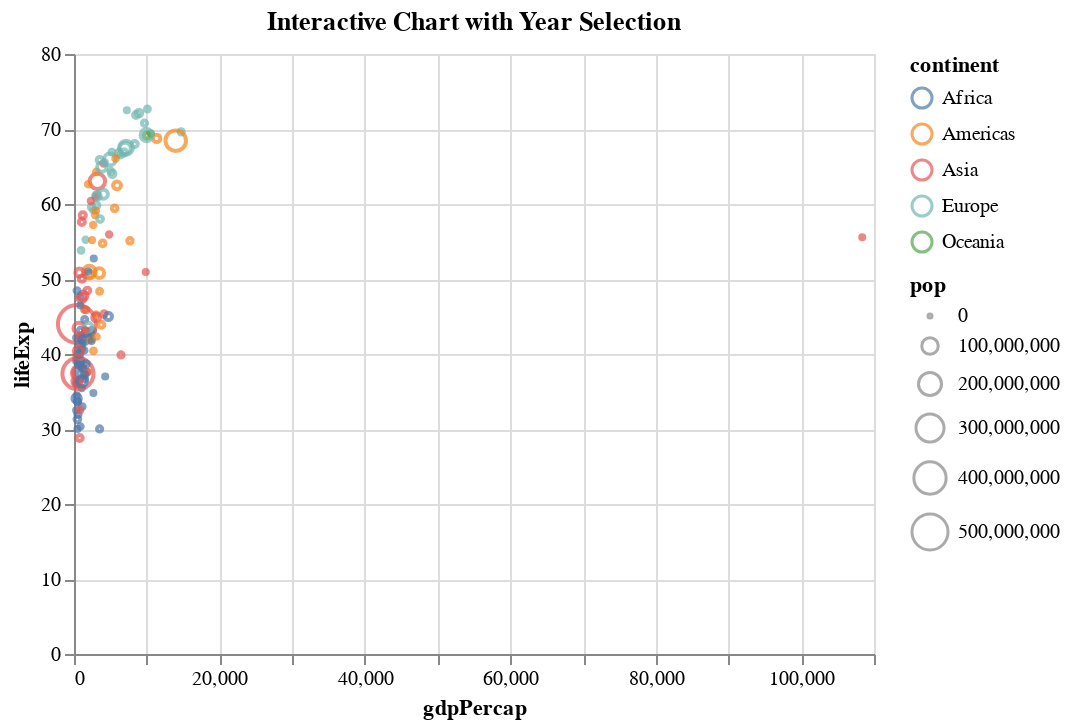

Source (notebook cell):
### Code cell
import altair as alt

selection = alt.selection_single(fields=['year'], bind='legend', init={'year': 1952})

alt.Chart(df).mark_point().encode(
    x='gdpPercap',
    y='lifeExp',
    color='continent',
    size='pop',
    tooltip=['country', 'lifeExp', 'gdpPercap', 'pop']
).add_selection(
    selection
).transform_filter(
    selection
).properties(
    title='Interactive Chart with Year Selection'
)

### Figure 1 — Vega-Lite specification as saved in the notebook (floating-point values rounded to 4 significant figures; data arrays with more than 128 entries replaced by an {"elided": "..."} marker saying what was removed)
{"config": {"view": {"continuousWidth": 400, "continuousHeight": 300}}, "data": {"name": "data-c3e469595f78acc91b45b84159d74763"}, "mark": "point", "encoding": {"color": {"field": "continent", "type": "nominal"}, "size": {"field": "pop", "type": "quantitative"}, "tooltip": [{"field": "country", "type": "nominal"}, {"field": "lifeExp", "type": "quantitative"}, {"field": "gdpPercap", "type": "quantitative"}, {"field": "pop", "type": "quantitative"}], "x": {"field": "gdpPercap", "type": "quantitative"}, "y": {"field": "lifeExp", "type": "quantitative"}}, "selection": {"selector002": {"type": "single", "fields": ["year"], "bind": "legend", "init": {"year": 1952}}}, "title": "Interactive Chart with Year Selection", "transform": [{"filter": {"selection": "selector002"}}], "$schema": "https://vega.github.io/schema/vega-lite/v4.17.0.json", "datasets": {"data-c3e469595f78acc91b45b84159d74763": {"elided": "1704 records"}}}
